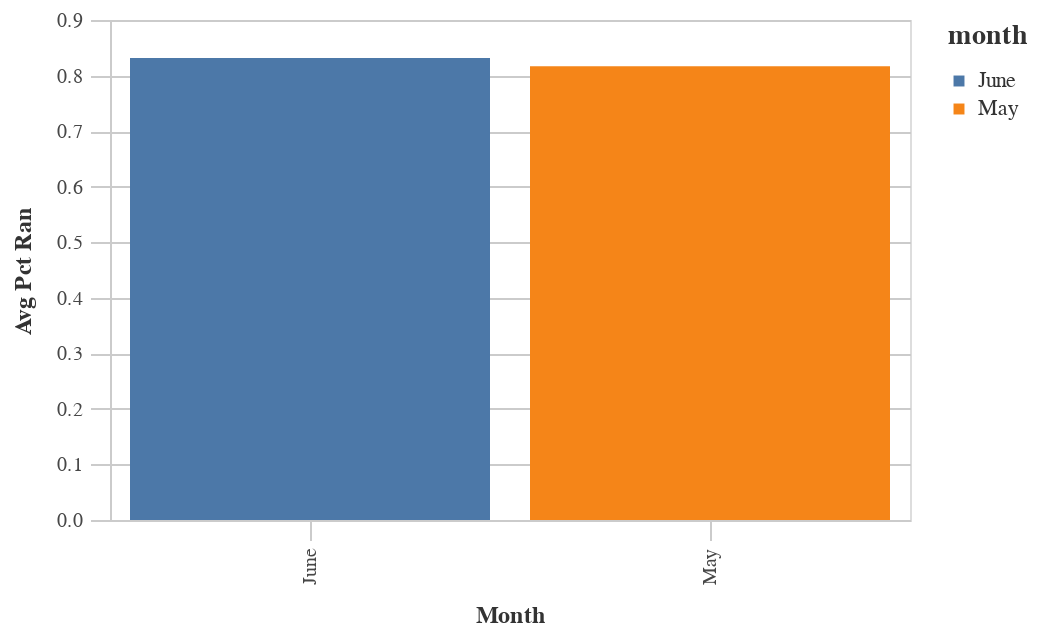

Here is the notebook cell this chart was saved with:
### Code cell
bar = alt.Chart((rt_sched>>group_by(_.month)>>summarize(avg_pct_ran = _.pct_ran.mean()))).mark_bar().encode(
    x=alt.X('month', title=_dla_utils.labeling('month'), sort=cats),
    y=alt.Y('avg_pct_ran', title=_dla_utils.labeling('avg_pct_ran')),
    color="month")
chart = styleguide.preset_chart_config(bar)
chart

### Figure 1 — Vega-Lite specification as saved in the notebook (floating-point values rounded to 4 significant figures)
{"config": {"view": {"continuousWidth": 400, "continuousHeight": 300}, "axis": {"domainColor": "#cbcbcb", "grid": true, "gridColor": "#cbcbcb", "gridWidth": 1, "labelColor": "#474747", "labelFont": "Nunito Sans", "labelFontSize": 10, "labelPadding": 4, "tickColor": "#cbcbcb", "tickSize": 10, "titleColor": "#333", "titleFont": "Raleway", "titleFontSize": 12, "titlePadding": 10}, "axisBand": {"grid": false}, "background": "white", "font": "Raleway", "header": {"labelFont": "Nunito Sans", "titleFont": "Raleway"}, "legend": {"labelColor": "#333", "labelFont": "Nunito Sans", "labelFontSize": 11, "labelLimit": 0, "padding": 1, "symbolSize": 30, "symbolType": "square", "titleColor": "#333", "titleFont": "Raleway", "titleFontSize": 14, "titlePadding": 10}, "title": {"anchor": "middle", "font": "Raleway", "fontSize": 18, "fontWeight": 300, "offset": 20}}, "data": {"name": "data-c281e01d1235e2083caea4cc5e331546"}, "mark": "bar", "encoding": {"color": {"field": "month", "type": "nominal"}, "x": {"field": "month", "sort": ["Monday", "Tuesday", "Wednesday", "Thursday", "Friday", "Saturday", "Sunday"], "title": "Month", "type": "nominal"}, "y": {"field": "avg_pct_ran", "title": "Avg Pct Ran", "type": "quantitative"}}, "height": 250, "width": 400, "$schema": "https://vega.github.io/schema/vega-lite/v4.17.0.json", "datasets": {"data-c281e01d1235e2083caea4cc5e331546": [{"month": "June", "avg_pct_ran": 0.8317}, {"month": "May", "avg_pct_ran": 0.8169}]}}
